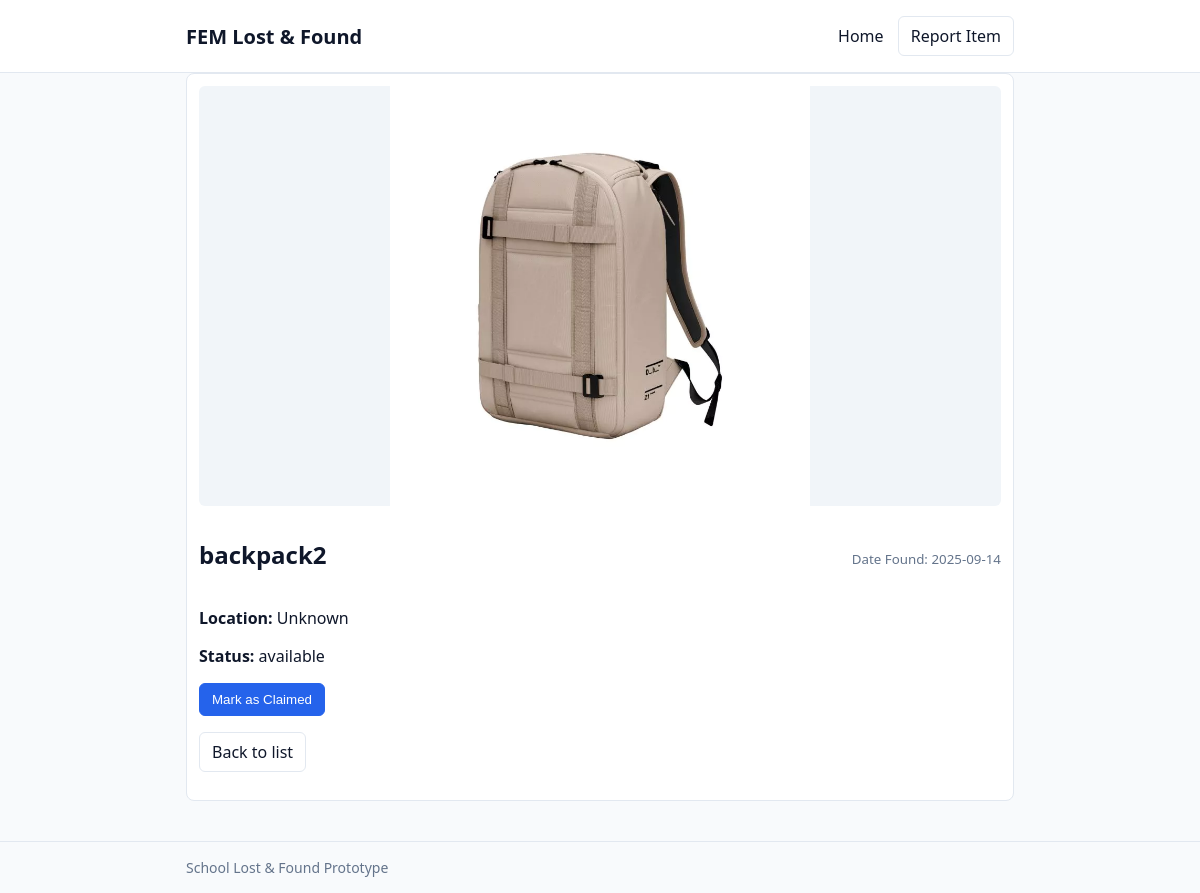
/items/2, run on an earlier commit of the app's database.
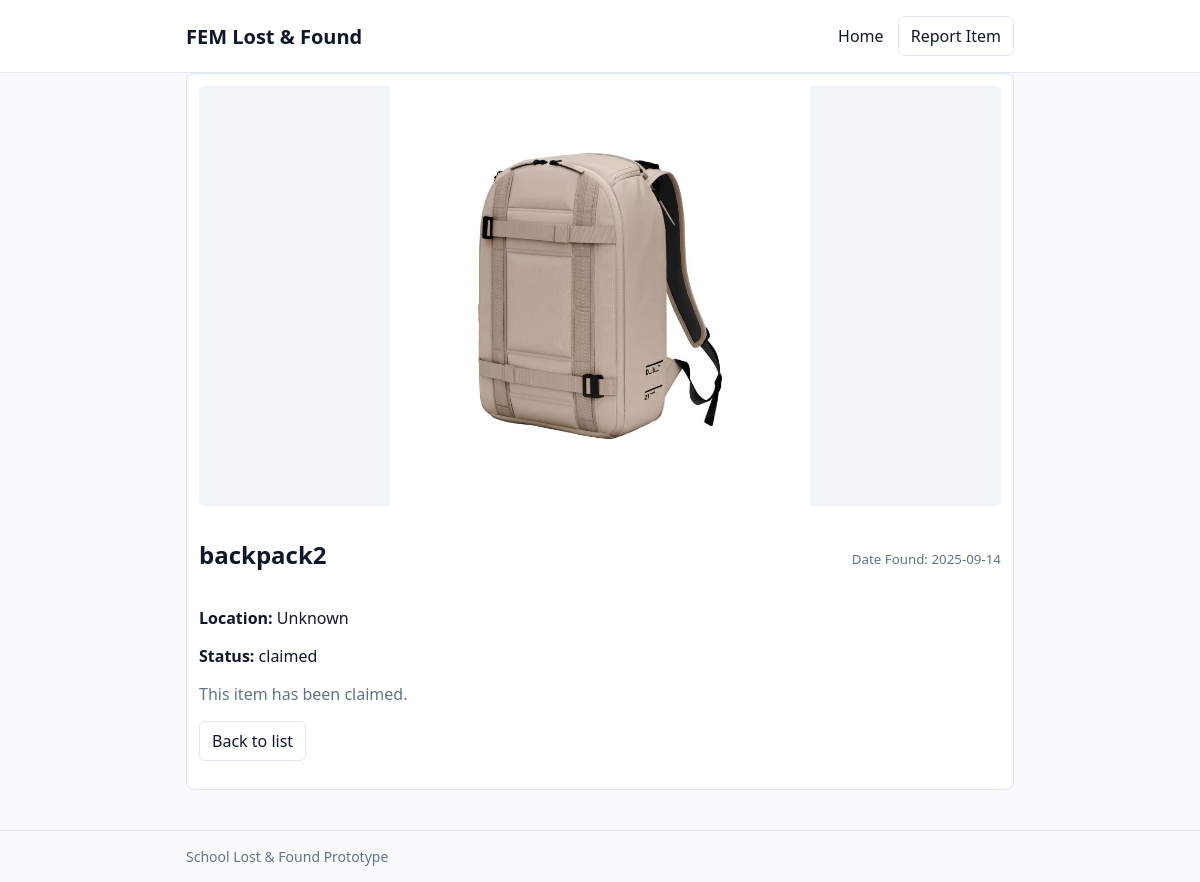
And on a later commit of the database.
### tables this page shows
CREATE TABLE items (
            id INTEGER PRIMARY KEY AUTOINCREMENT,
            name TEXT NOT NULL,
            description TEXT,
            date_found TEXT,
            location TEXT,
            status TEXT NOT NULL DEFAULT 'available',
            image_filename TEXT
        );

### app.py (the view)
@app.route("/items/<int:item_id>")
def item_detail(item_id: int):
    conn = get_db_connection()
    item = conn.execute(
        "SELECT id, name, description, date_found, location, status, image_filename FROM items WHERE id = ?",
        (item_id,),
    ).fetchone()
    conn.close()
    if not item:
        abort(404)
    return render_template("item_detail.html", item=item)

### app.py (called while the page is built)
def get_db_connection():
    conn = sqlite3.connect(DB_PATH)
    conn.row_factory = sqlite3.Row
    return conn

### templates/item_detail.html (shortened to what this page needs)
{% extends "layout.html" %}
{% block content %}
  <article class="item-card">
    {% if item['image_filename'] %}
      <img class="detail-image" src="{{ url_for('static', filename='uploads/' ~ item['image_filename']) }}" alt="{{ item['name'] }}">
    {% endif %}
    <header>
      <h2>{{ item['name'] }}</h2>
      <small class="date">Date Found: {{ item['date_found'] or '—' }}</small>
    </header>
    <p><strong>Location:</strong> {{ item['location'] or 'Unknown' }}</p>
    <p><strong>Status:</strong> {{ item['status'] or 'available' }}</p>
    {% if (item['status'] or 'available') == 'available' %}
      <form method="post" action="{{ url_for('claim_item', item_id=item['id']) }}" style="margin-top: 12px;">
        <button class="btn primary" type="submit">Mark as Claimed</button>
      </form>
    {% else %}
      <p class="muted">This item has been claimed.</p>
    {% endif %}
    <p style="margin-top: 16px;">
      <a class="btn" href="{{ url_for('index') }}">Back to list</a>
    </p>
  </article>
{% endblock %}

What changed in the data, as far as the page shows it:
changed items "backpack2": status "available" → "claimed"
Also different on the page:
text no longer shown: "Mark as Claimed"
text now shown: "This item has been claimed."
